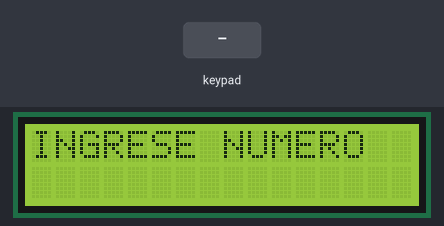
The sketch below on a simulated Arduino Uno, built with avr-gcc and run on an emulated ATmega328P. Shown: 16×2 character LCD. Inputs (shaded band) come from the test bench.

Above: at 1.2 s.
1.3 s: keypad keys 1 1 1 0 9 8 # pressed 0.4 s apart
At 4.0 s:
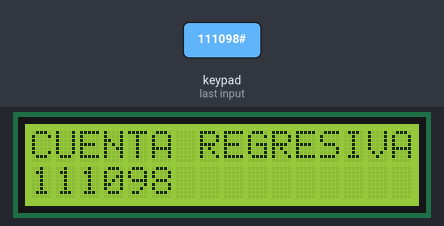
5.6 s: key 'C' pressed
At 6.7 s:
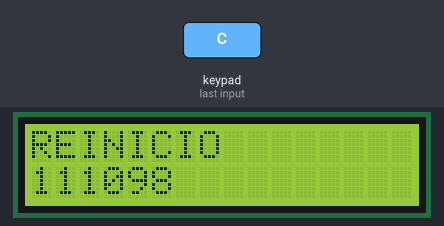
8.6 s: key 'A' pressed
At 10.2 s:
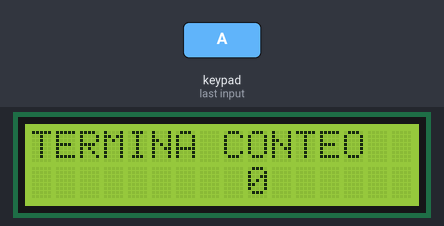
10.5 s: keypad keys 1 1 1 0 9 8 pressed 0.4 s apart
At 13.1 s:
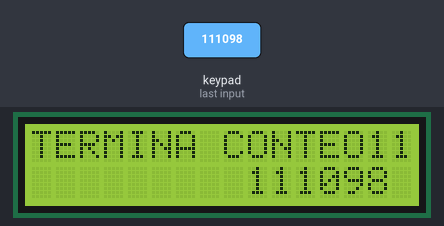
14.4 s: key 'B' pressed
At 15.7 s:
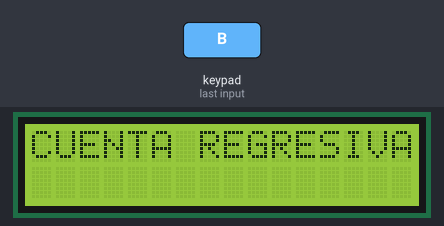
Timing chart, 0 to 16.9 s (numbered marks = the images above; inputs shaded):
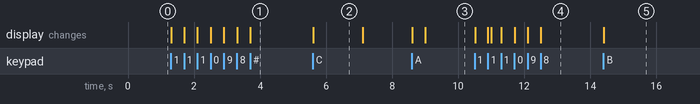

The sketch:

Rosero_Romel_Deber_TIMER_LCD_Y_TECLADO.ino
```cpp
/*
 *         Universidad Técnica del Norte
 *   Facultad de Ingeniería en Ciencias Aplicadas
 * Carrera de Ingeniería en Electrónica y Redes de Comunicación
 *
 * Nombre: Romel Rosero                       Fecha: 14/01/2020
 * Asignatura: Sistemas Microprocesados
 *
 * Realizar un programa que mediante teclado matricial (consultar) ingrese el tiempo en
 * segundos de una cuenta regresiva. Esta cuenta, decrece cada 1 segundo mediante timer.
 *
 */

#include <LiquidCrystal.h>
#include <MsTimer2.h>
LiquidCrystal lcd(13, 12, 11, 10, 9, 8);
char boton;
String dato;
int numero = 0;
int i = 0;


//CODIGO TECLADO MATRICIAL
#include <Keypad.h>
const byte fil = 4;
const byte col = 4;
char keys[fil][col] = {
  {'1', '2', '3', 'A'},
  {'4', '5', '6', 'B'},
  {'7', '8', '9', 'C'},
  {'*', '0', '#', 'D'}
};
byte pinFil[fil] = {11, 10, 9, 8};
byte pinCol[col] = {7, 6, 5, 4};
Keypad teclado = Keypad(makeKeymap(keys), pinFil, pinCol, fil, col);
//TERMINA CODIGO TECLADO MATRICIAL

void setup() {
  MsTimer2::set(1000, lectura);
  MsTimer2::start();
  lcd.begin(16, 2);
  lcd.print("INGRESE NUMERO");
  lcd.setCursor(0, 1);
}

void loop() {
  boton = teclado.getKey();
  if (boton) {
    if (boton == 'A' || boton == 'B' || boton == 'D' || boton == '#' || boton == '*') {
      i = 1 - i;
      lcd.setCursor(0, 0);
      lcd.print("                ");
      lcd.setCursor(9, 1);
      lcd.print("       ");
      lcd.setCursor(0, 0);
      lcd.print("CUENTA REGRESIVA");
    }
    else if (boton == 'C') {
      lcd.setCursor(0, 0);
      lcd.print("                ");
      lcd.setCursor(0, 0);
      lcd.print("REINICIO");
      delay(1500);
      lcd.setCursor(0, 0);
      lcd.print("                ");
      lcd.setCursor(0, 1);
      lcd.print("                ");
      lcd.setCursor(0, 0);
      lcd.print("INGRESAR NUMERO");
      lcd.setCursor(0, 1);
      boton=(' ');
      dato=(" ");
      i=0;
      numero=0;
    }
    else {
      lcd.print(boton);
      dato = dato + boton;
    }
    numero = dato.toInt();
  }
}
void lectura() {
  if (i == 1 ) {
    if (numero > 0) {
      lcd.setCursor(9, 1);
      lcd.print("      ");
      lcd.setCursor(9, 1);
      lcd.print(numero);
      numero--;
    }
    else if (numero == 0) {
      lcd.setCursor(9, 1);
      lcd.print("    ");
      lcd.setCursor(9, 1);
      lcd.print(numero);
      lcd.setCursor(0, 0);
      lcd.print("                ");
      lcd.setCursor(0, 0);
      lcd.print("TERMINA CONTEO");
    }
  }
}
```

Measured:
- after the input at 1.3 s, the display: first changes at once (image 1 shows a later state)
- after the input at 5.6 s, the display: changes at once (image 2)
- after the input at 8.6 s, the display: first changes at once (image 3 shows a later state)
- after the input at 10.5 s, the display: first changes at once (image 4 shows a later state)
- after the input at 14.4 s, the display: changes at once (image 5)
- what the display in image 2 shows lasts 1.5 s, from 5.6 s to 7.1 s
